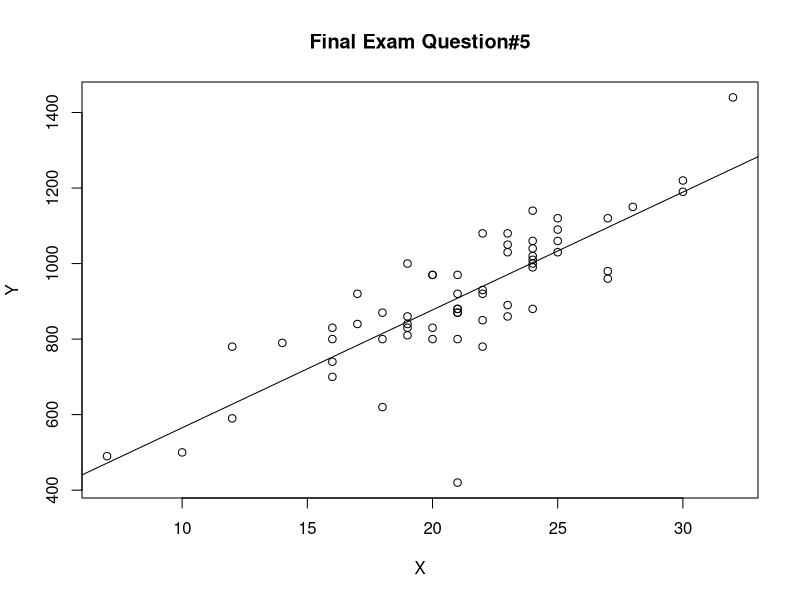

This chart was generated by the following R code:

importedData<-read.delim("data.txt")

attach(importedData)

## Question 5.1
dataForScatterplot<-data.frame(x_i, y_i)
plot(dataForScatterplot, xlab="X", ylab="Y", main="Final Exam Question#5")

modelXY<-lm(y_i~x_i)
abline(modelXY)


## Question 5.2
## The point in the middle bottom is most likely to be an outlier because the distance between the estimated Y of the Y of the point is the farthest.


## Question 5.3
## The correlation between the two vaiables is:
cor(x_i, y_i)


## Question 5.4
## The line has been drawed in question#5.1
## The summary of the model is 
summary(modelXY)

## So the equation of the line is y = 253.185 + 31.206 * x


## Question 5.5
## Null Hypothesis is b1 = 0
## The HA is b1 != 0
t<-(31.206-0)/2.895
pt(t, df=60-2, lower.tail=F)
## The P-Value is so small, so it's significance and b1 is not 0


## Question 5.6
## The trend of the spots is absotlute; almost all spots are closed to the line got per linear regression.
## At the same time we got it's almost impossible that b1 is 0. 
## According to the diagram generated in question 5.1/5.4 and the calculation of 5.5, we get the same conslusion: the correlation between X and Y is strong.

## Question 5.7
summary(x_i)

ymean<- 253.185 + 31.206 * 21.13
ymean

ymedian<- 253.185 + 31.206 * 21
ymedian


## Question 5.8
t<-qt(0.95+(1-0.95)/2, df=60-2)
m<-t*2.895
31.206-m
31.206+m

## Question 5.9
## We konw y=b0+b1x
## We know the distribution of b0 and b1, we know the exact value of x
## So y=b0+30b1 (then we can calculate the mean of y and the sigma of y per the distribution of b0 and b1)